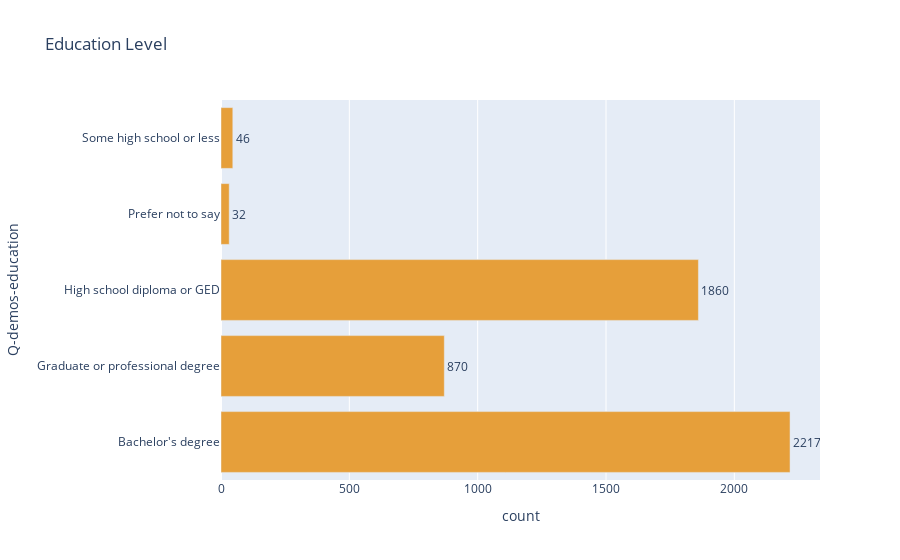

Notebook source saved alongside this figure:
### Code cell
education_counts = df_survey['Q-demos-education'].value_counts(sort=False).reset_index()

fig = px.bar(education_counts, 
             x="count",
             y="Q-demos-education", 
             text="count", 
             orientation='h',
             title="Education Level",
             color_discrete_sequence=["#E69F3A"]  
            )

fig.update_traces(texttemplate="%{text}", textposition="outside",
                 hovertemplate="<b>%{label}<br></b>Value: %{value}")

fig.show()

### Figure 1 — Plotly figure (JSON) as saved in the notebook; plotly's stock layout.template omitted (floating-point values rounded to 4 significant figures)
{"data": [{"alignmentgroup": "True", "hovertemplate": "<b>%{label}<br></b>Value: %{value}", "legendgroup": "", "marker": {"color": "#E69F3A", "pattern": {"shape": ""}}, "name": "", "offsetgroup": "", "orientation": "h", "showlegend": false, "text": [2217, 870, 1860, 32, 46], "textposition": "outside", "texttemplate": "%{text}", "type": "bar", "x": [2217, 870, 1860, 32, 46], "xaxis": "x", "y": ["Bachelor's degree", "Graduate or professional degree", "High school diploma or GED", "Prefer not to say", "Some high school or less"], "yaxis": "y"}], "layout": {"barmode": "relative", "legend": {"tracegroupgap": 0}, "title": {"text": "Education Level"}, "xaxis": {"anchor": "y", "domain": [0, 1], "title": {"text": "count"}}, "yaxis": {"anchor": "x", "domain": [0, 1], "title": {"text": "Q-demos-education"}}}}
